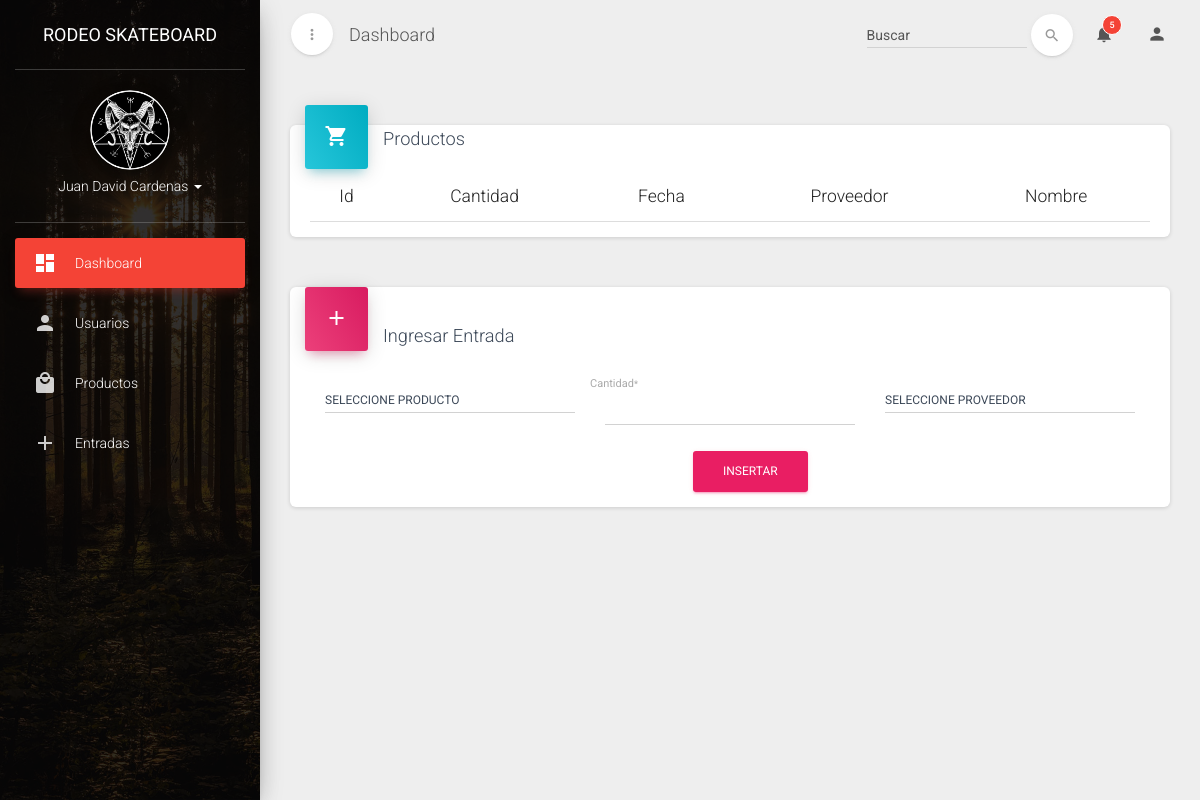
Page /entradas on the earlier database version.
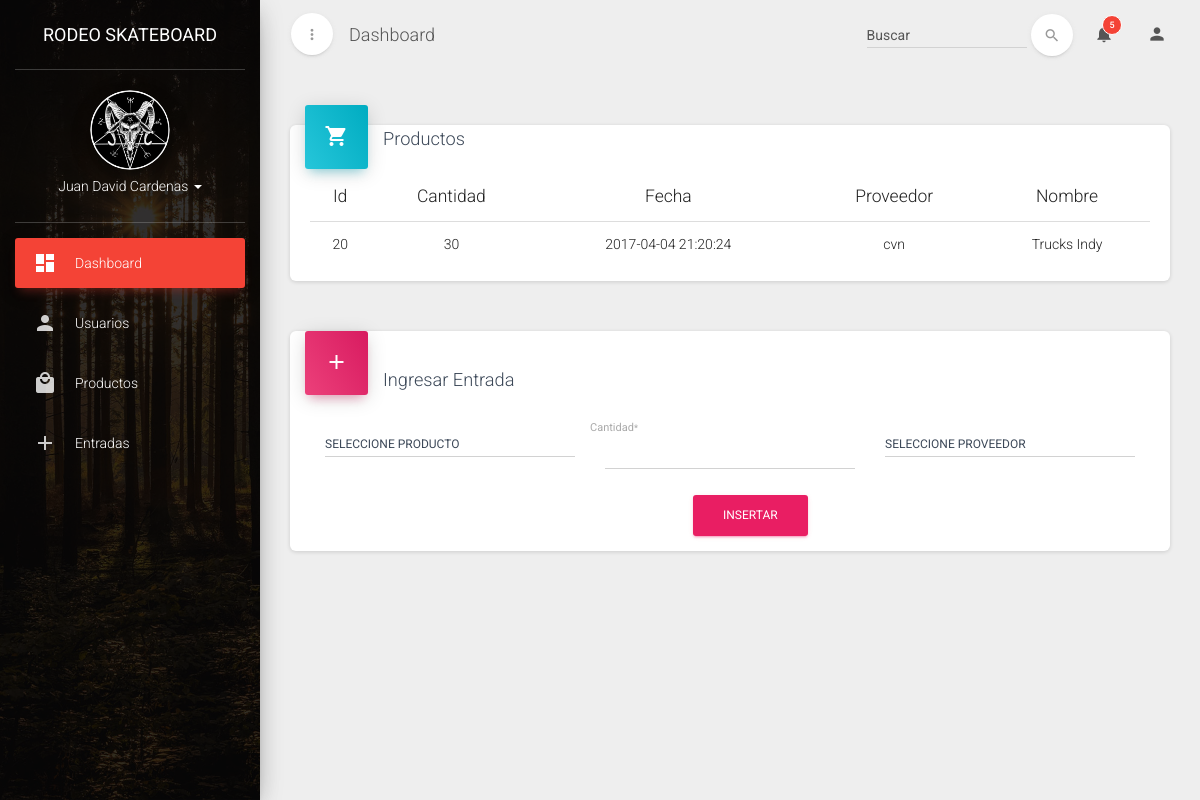
Same page on the later database version.
### tables this page shows
CREATE TABLE `tb_entrada` (
  `id_entradas` int(11) NOT NULL,
  `cantidad` int(11) NOT NULL,
  `fecha_entrada` datetime NOT NULL DEFAULT CURRENT_TIMESTAMP,
  `fk_producto` int(11) NOT NULL,
  `fk_proveedor` int(11) NOT NULL
);

CREATE TABLE `tb_proovedor` (
  `id_Proovedor` int(11) NOT NULL,
  `nom_proveedor` varchar(45) DEFAULT NULL,
  `nom_contacto` varchar(45) DEFAULT NULL,
  `tel_contacto` varchar(45) DEFAULT NULL,
  `estado_proveedor` varchar(45) DEFAULT NULL
);

CREATE TABLE `tb_producto` (
  `id_Producto` int(11) NOT NULL,
  `nombre` varchar(25) NOT NULL,
  `stockMinimo` int(11) NOT NULL DEFAULT '4',
  `precio` int(11) NOT NULL,
  `estado_producto` tinyint(1) NOT NULL DEFAULT '1',
  `cantidad` int(11) NOT NULL DEFAULT '0',
  `imagen` varchar(200) DEFAULT NULL,
  `tb_categoria_has_tb_tallas_id_cat_tall` int(11) NOT NULL
);

### application/controller/entradas.php (called while the page is built, shortened)
<?php
class Entradas extends Controller
{
  private $mdlEntradas;
  function __construct()
  {
    $this->mdlEntradas=$this->loadModel("mdlEntradas");
  }
  public function index()
  {
    $datos = $this->mdlEntradas->listar();
    include APP."view/_templates/header.php";
    include APP."view/entradas/index.php";
    include APP."view/_templates/footer.php";
  }
}
 ?>

### public/index.php (called while the page is built, shortened)
<?php
require APP . 'core/controller.php';
$app = new Application();

### application/core/controller.php (called while the page is built, shortened)
<?php
class Controller
{
    public $db = null;
    private function openDatabaseConnection()
    {
        $options = array(PDO::ATTR_DEFAULT_FETCH_MODE => PDO::FETCH_OBJ, PDO::ATTR_ERRMODE => PDO::ERRMODE_WARNING);
        $this->db = new PDO(DB_TYPE . ':host=' . DB_HOST . ';dbname=' . DB_NAME . ';charset=' . DB_CHARSET, DB_USER, DB_PASS, $options);
    }
    public function loadModel($model)
    {
        return new $model($this->db);
    }
}

### application/model/mdlEntradas.php (called while the page is built, shortened)
<?php
class mdlEntradas
{
  private $db;
  function __construct($db)
  {
      try {
          $this->db = $db;
      } catch (PDOException $e) {
          exit('Database connection could not be established.');
      }
  }
  public function listar()
  {
    $sql="SELECT e.id_entradas, e.cantidad, e.fecha_entrada, p.nom_proveedor, pr.nombre FROM tb_entrada e JOIN tb_proovedor p ON e.fk_proveedor = p.id_Proovedor JOIN tb_producto pr ON e.fk_producto = pr.id_Producto";
    $stm=$this->db->prepare($sql);
    $stm->execute();
    return $stm->fetchAll(PDO::FETCH_ASSOC);
  }
}
 ?>

### application/view/entradas/index.php (the view, shortened to what this page needs)
<div class="col-md-12">
    <div class="card">
        <div class="card-header card-header-icon" data-background-color="blue">
            <i class="material-icons">shopping_cart</i>
        </div>
        <h4 class="card-title">Productos</h4>
        <div class="card-content">
            <div class="table-responsive">
                <table class="table">
                    <thead>
                        <tr>
                            <th class="text-center">Id</th>
                            <th class="text-center">Cantidad</th>
                            <th class="text-center">Fecha</th>
                            <th class="text-center">Proveedor</th>
                            <th class="text-center">Nombre</th>
                        </tr>
                    </thead>
                    <tbody>
                        <?php foreach ($datos as $value) : ?>
                        <tr>
                            <td class="text-center"><?= $value["id_entradas"] ?></td>
                            <td class="text-center"><?= $value["cantidad"] ?></td>
                            <td class="text-center"><?= $value["fecha_entrada"] ?></td>
                            <td class="text-center"><?= $value["nom_proveedor"] ?></td>
                            <td class="text-center"><?= $value["nombre"] ?></td>
                        </tr>
                        <?php  endforeach ?>
                    </tbody>
                </table>
            </div>
        </div>
    </div>
</div>
<div class="col-md-12">
    <div class="card">
        <form id="RegisterValidation" action="<?= URL?>entradas/insertarEntrada" method="post">
            <div class="card-header card-header-icon" data-background-color="rose">
                <i class="material-icons">add</i>
            </div>
            <div class="form-group label-floating card-content">
                <h4 class="card-title">Ingresar Entrada</h4>
                <div class="col-md-4">
                </div>
                <div class="form-group label-floating col-md-4">
                    <label class="control-label">Cantidad<small>*</small></label>
                    <input class="form-control" name="cantidad" type="text" required="true">
                </div>
                <div class="col-md-4">
                </div>
                <div class="card-footer text-center col-md-12">
                    <button type="submit" name="addEntrada" class="btn btn-rose btn-fill">Insertar</button>
                </div>
            </div>
        </form>
    </div>
</div>

Differences in the rows shown:
added tb_entrada: id_entradas "20", cantidad "30", fecha_entrada "2017-04-04 21:20:24", fk_proveedor.nom_proveedor "cvn", tb_producto.nombre "Trucks Indy"
